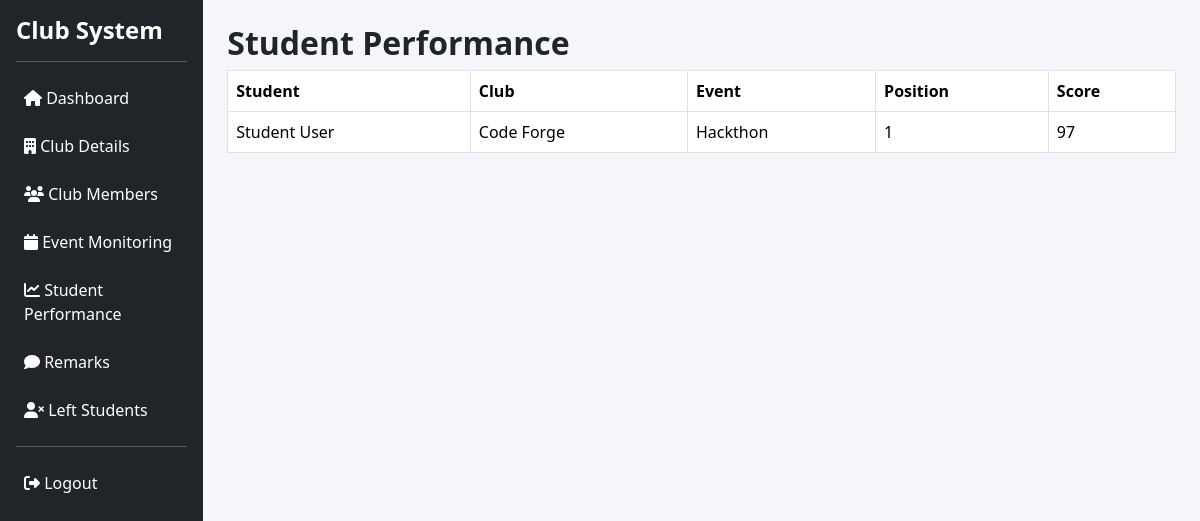
The app's page /faculty/student_performance.php (signed in) with its own data.
### tables this page shows
CREATE TABLE `event_results` (
  `result_id` int(11) NOT NULL,
  `event_id` int(11) NOT NULL,
  `student_id` int(11) NOT NULL,
  `position` varchar(20) DEFAULT NULL,
  `score` varchar(20) DEFAULT NULL
);

CREATE TABLE `users` (
  `user_id` int(11) NOT NULL,
  `name` varchar(100) NOT NULL,
  `email` varchar(100) NOT NULL,
  `password` varchar(255) NOT NULL,
  `role` enum('admin','leader','student','faculty') NOT NULL,
  `status` enum('active','inactive') DEFAULT 'active',
  `created_at` timestamp NOT NULL DEFAULT current_timestamp(),
  `reset_token` varchar(255) DEFAULT NULL,
  `reset_token_expiry` datetime DEFAULT NULL
);

CREATE TABLE `clubs` (
  `club_id` int(11) NOT NULL,
  `club_name` varchar(100) NOT NULL,
  `description` text DEFAULT NULL,
  `leader_id` int(11) DEFAULT NULL,
  `faculty_id` int(11) DEFAULT NULL,
  `created_at` timestamp NOT NULL DEFAULT current_timestamp()
);

CREATE TABLE `events` (
  `event_id` int(11) NOT NULL,
  `club_id` int(11) NOT NULL,
  `created_by` int(11) NOT NULL,
  `title` varchar(150) NOT NULL,
  `description` text DEFAULT NULL,
  `event_date` date DEFAULT NULL,
  `approval_status` enum('pending','approved','rejected') DEFAULT 'pending',
  `created_at` timestamp NOT NULL DEFAULT current_timestamp()
);

### src/faculty/student_performance.php (the view, shortened to what this page needs)
<?php
include "../config/db.php";
include "../includes/header.php";
include "../includes/sidebar.php";
$faculty_id = $_SESSION['user_id'];
$results = mysqli_query($conn,"
    SELECT u.name AS student,e.title,er.position,er.score,c.club_name
    FROM event_results er
    JOIN users u ON er.student_id=u.user_id
    JOIN events e ON er.event_id=e.event_id
    JOIN clubs c ON e.club_id=c.club_id
    WHERE c.faculty_id='$faculty_id'
");
?>
<h2>Student Performance</h2>
<table class="table table-bordered">
<tr><th>Student</th><th>Club</th><th>Event</th><th>Position</th><th>Score</th></tr>
<?php while($r=mysqli_fetch_assoc($results)){ ?>
<tr>
<td><?= $r['student'] ?></td>
<td><?= $r['club_name'] ?></td>
<td><?= $r['title'] ?></td>
<td><?= $r['position'] ?></td>
<td><?= $r['score'] ?></td>
</tr>
<?php } ?>
</table>
<?php include "../includes/footer.php"; ?>

### src/assets/css/style.css (style rules this page uses)
body { background-color: #f4f6f9; font-family: 'Segoe UI', sans-serif; }
.table { background: #fff; }
h2, h4, h5 { font-weight: 600; }

### records on screen
event_results: student.name "Student User", clubs.club_name "Code Forge", event.title "Hackthon", position "1", score "97"
